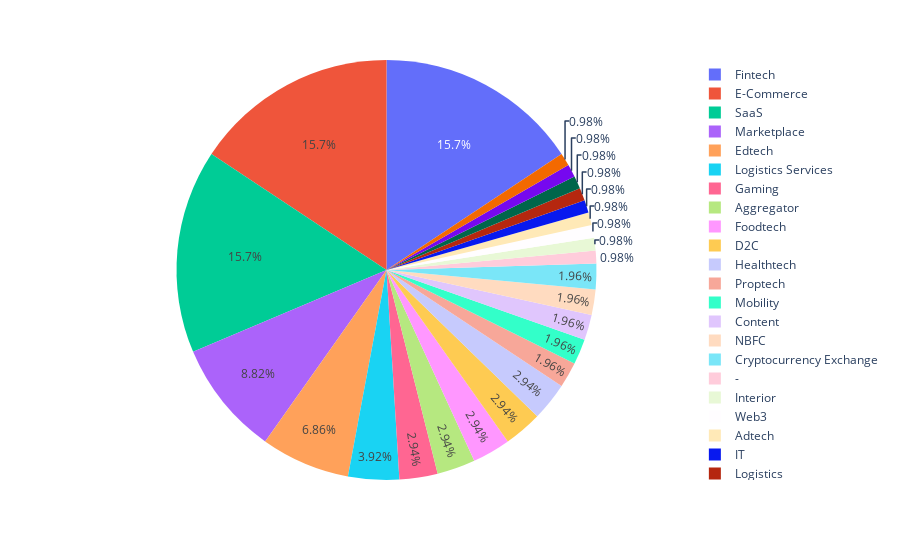

The notebook cell this image was saved under:
### Code cell
px.pie(names= df['Sector_classification'].value_counts().index, values= df['Sector_classification'].value_counts().values,
      labels= df['Sector_classification'].value_counts().index)

### Figure 1 — Plotly figure (JSON) as saved in the notebook; plotly's stock layout.template omitted (floating-point values rounded to 4 significant figures)
{"data": [{"domain": {"x": [0, 1], "y": [0, 1]}, "hovertemplate": "label=%{label}<br>value=%{value}<extra></extra>", "labels": ["Fintech", "E-Commerce", "SaaS", "Marketplace", "Edtech", "Logistics Services", "Gaming", "Aggregator", "Foodtech", "D2C", "Healthtech", "Proptech", "Mobility", "Content", "NBFC", "Cryptocurrency Exchange", "-", "Interior", "Web3", "Adtech", "IT", "Logistics", "Conversational Messaging", "Social Media", "Social"], "legendgroup": "", "name": "", "showlegend": true, "type": "pie", "values": [16, 16, 16, 9, 7, 4, 3, 3, 3, 3, 3, 2, 2, 2, 2, 2, 1, 1, 1, 1, 1, 1, 1, 1, 1]}], "layout": {"legend": {"tracegroupgap": 0}, "margin": {"t": 60}}}
